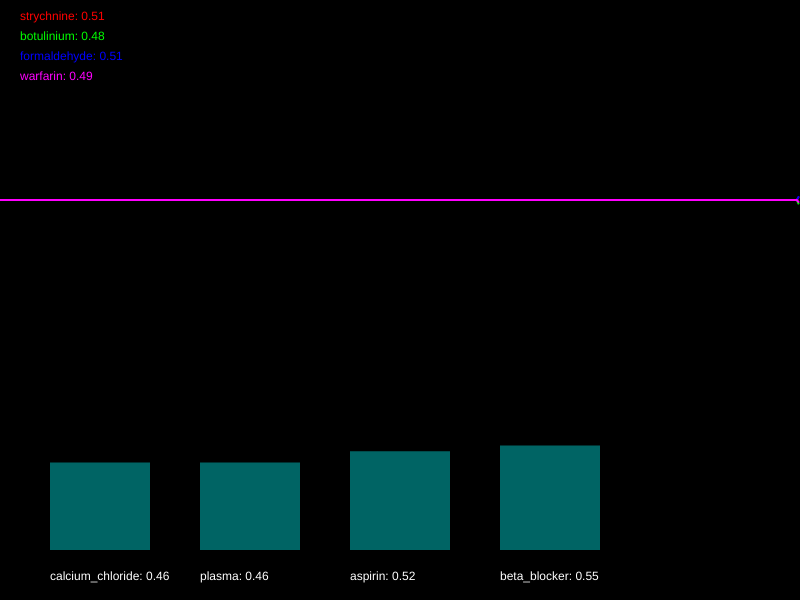
Frame 1 (no input)
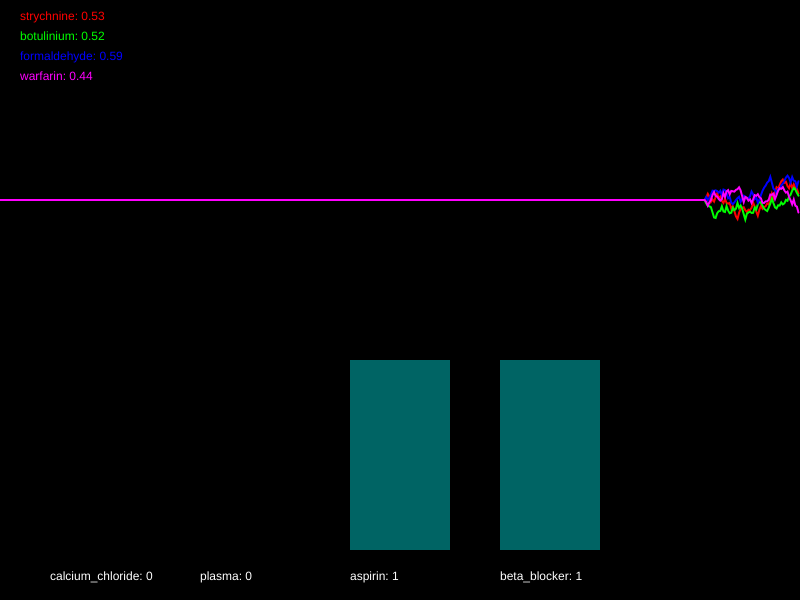
Frame 60 (no input)
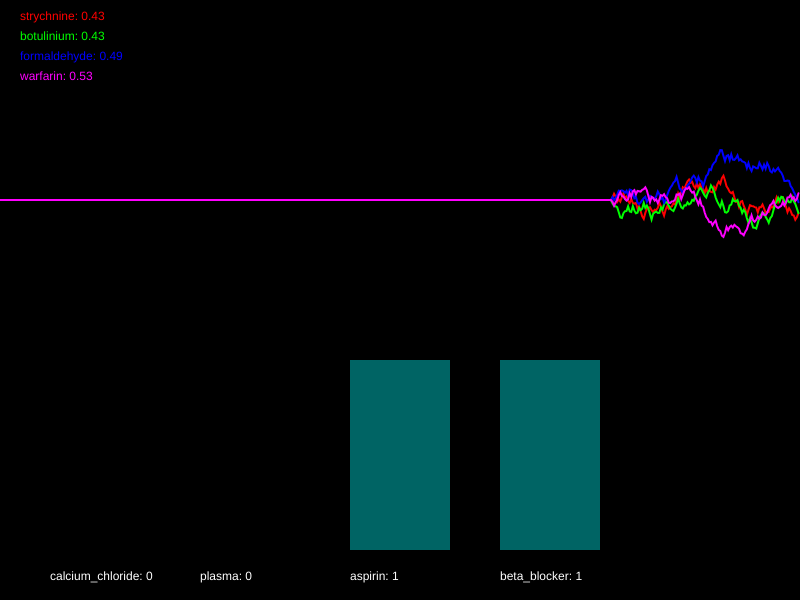
Frame 120 (the mouse pressed at the canvas centre since frame 60)

The p5.js sketch that drew these frames (run headless with seeded random() and noise() and a simulated clock; from frame 60 on, the mouse is pressed at the canvas centre):

// p5.js sketch
// ── sketch.js
/*

Officer: 3185280
CaseNum: 401-1-15728342-3185280

Case 401 - The Case of Norbert's Weiner Stand
Stage 2 - Toxic Burrito

Norbert is at it again. This time he’s set up a burrito stall and is lacing burritos
with his foul toxin. The chaos is spreading. People are dropping like flies and burrito
sales have fallen through the floor. To make matters worse it seems Norbert has cottoned
on to our methods and has upped the complexity of his poison. You’ll find the antidote
harder to develop this time. So kid, head down to the lab and get working.

You must develop the antidote by using conditional statements in the draw loop to
do the following.

	- If strychnine dips below 0.52 or warfarin goes above 0.35, try decreasing calcium_chloride by 0.04
	- If botulinium dips below 0.32, raise calcium_chloride by 0.05
	- If formaldehyde goes above 0.64 or warfarin dips below 0.73, decrease plasma by 0.04
	- When strychnine goes above 0.61, increase plasma by 0.01
	- If formaldehyde dips below 0.39, try decreasing aspirin by 0.05
	- If botulinium dips below 0.69, increase aspirin by 0.02
	- If warfarin dips below 0.28, decrement beta_blocker by 0.04
	- When formaldehyde goes above 0.28 and strychnine dips below 0.54, try increasing beta_blocker by 0.05


Your conditional statements should:

consider the following poisons:

	- strychnine
	- botulinium
	- formaldehyde
	- warfarin


and modify the following antidotes:

	- calcium_chloride
	- plasma
	- aspirin
	- beta_blocker


- There are many ways to complete this task but you should only use the
following commands:

	if(){}
	+=
	-=

*/

//Declare the poison variables
var strychnine;
var botulinium;
var formaldehyde;
var warfarin;


//Declare the antidote variables
var calcium_chloride;
var plasma;
var aspirin;
var beta_blocker;


//This variable is used for drawing the graph
var graphs;


function setup()
{

	createCanvas(800,600);
	strokeWeight(2);

	//initialise the poisons and antidotes
	strychnine = 0.5;
	botulinium = 0.5;
	formaldehyde = 0.5;
	warfarin = 0.5;
	calcium_chloride = 0.5;
	plasma = 0.5;
	aspirin = 0.5;
	beta_blocker = 0.5;


	//fills the graph with empty values
	graphs = [];

	for(var i = 0; i < 4; i++)
	{
		graphs.push([]);
		for(var j = 0; j < 512; j++)
		{
			graphs[i].push(0.5);
		}
	}

}

function draw()
{

	//Develop the antidote below
	//Write conditional statements to change the amount of each substance ...

    if (strychnine < 0.52 || warfarin > 0.35)
    {
        calcium_chloride -= 0.04
    }
    
    if (botulinium < 0.32)
    {
        calcium_chloride += 0.05
    }
    
    if (formaldehyde > 0.64 || warfarin < 0.73)
	{
        plasma -= 0.04
    }
	
    if (strychnine > 0.61)
    {
        plasma += 0.01
    }
    
    if (formaldehyde < 0.39)
    {
        aspirin -= 0.05
    }

    if (botulinium < 0.69)
    {
        aspirin += 0.02
    }
    
    if (warfarin < 0.28)
    {
        beta_blocker -= 0.04
    }
    
    if (formaldehyde > 0.28 && strychnine < 0.54)
    {
        beta_blocker += 0.05
    }


	//////////////////////////////////////////////////////

	//the code below generates new values using random numbers

	/*
		For testing, you might want to temporarily comment out
		these lines and set the same variables to constant values
		instead.
	*/

	strychnine = nextValue(graphs[0],strychnine);
	botulinium = nextValue(graphs[1],botulinium);
	formaldehyde = nextValue(graphs[2],formaldehyde);
	warfarin = nextValue(graphs[3],warfarin);


	calcium_chloride = constrain(calcium_chloride, 0, 1);
	plasma = constrain(plasma, 0, 1);
	aspirin = constrain(aspirin, 0, 1);
	beta_blocker = constrain(beta_blocker, 0, 1);


	///////// DO NOT CHANGE THE CODE BELOW ///////////

	//drawing code

	// set background
	background(0);
	noFill();

	//draw the graphs for the vitals
	var colors = [
	color(255, 0, 0),
	color(0, 255, 0),
	color(0, 0, 255),
	color(255, 0, 255),
	color(255, 255, 0),
	color(0, 255, 255)
	];

	for(var i = 0; i < graphs.length; i++)
	{
		stroke(colors[i]);
		drawGraph(graphs[i]);
	}

	//draw the poisons as text
	noStroke();
	fill(colors[0]);
	text('strychnine: ' + nf(strychnine,1,2), 20,20);
	fill(colors[1]);
	text('botulinium: ' + nf(botulinium,1,2), 20,40);
	fill(colors[2]);
	text('formaldehyde: ' + nf(formaldehyde,1,2), 20,60);
	fill(colors[3]);
	text('warfarin: ' + nf(warfarin,1,2), 20,80);


	//draw the antidotes bar chart
	drawBar(calcium_chloride,50,'calcium_chloride');
	drawBar(plasma,200,'plasma');
	drawBar(aspirin,350,'aspirin');
	drawBar(beta_blocker,500,'beta_blocker');


}

function nextValue(graph, val)
{
	//gets the next value for a vital and puts it in an array for drawing
	var delta = random(-0.03,0.03);

	val += delta;
	if(val > 1 || val < 0)
	{
		delta *= -1;
		val += delta * 2;
	}

	graph.push(val)
	graph.shift();
	return val;
}

function drawGraph(graph)
{
	//draws an array as a graph
	beginShape();
	for(var i = 0; i < graph.length; i++)
	{
			vertex(width * i/512, height * 0.5 - graph[i]* height/3)
	}
	endShape();
}


function drawBar(val, x, name)
{
	//draws the bars for bar chart
    noStroke();
    fill(0,100,100);
	var mh = height * 0.4 - 50;
	rect(x,(height - 50) - val*mh, 100, val*mh);
    fill(255);
	text(name + ": " + val, x, height - 20);
}
